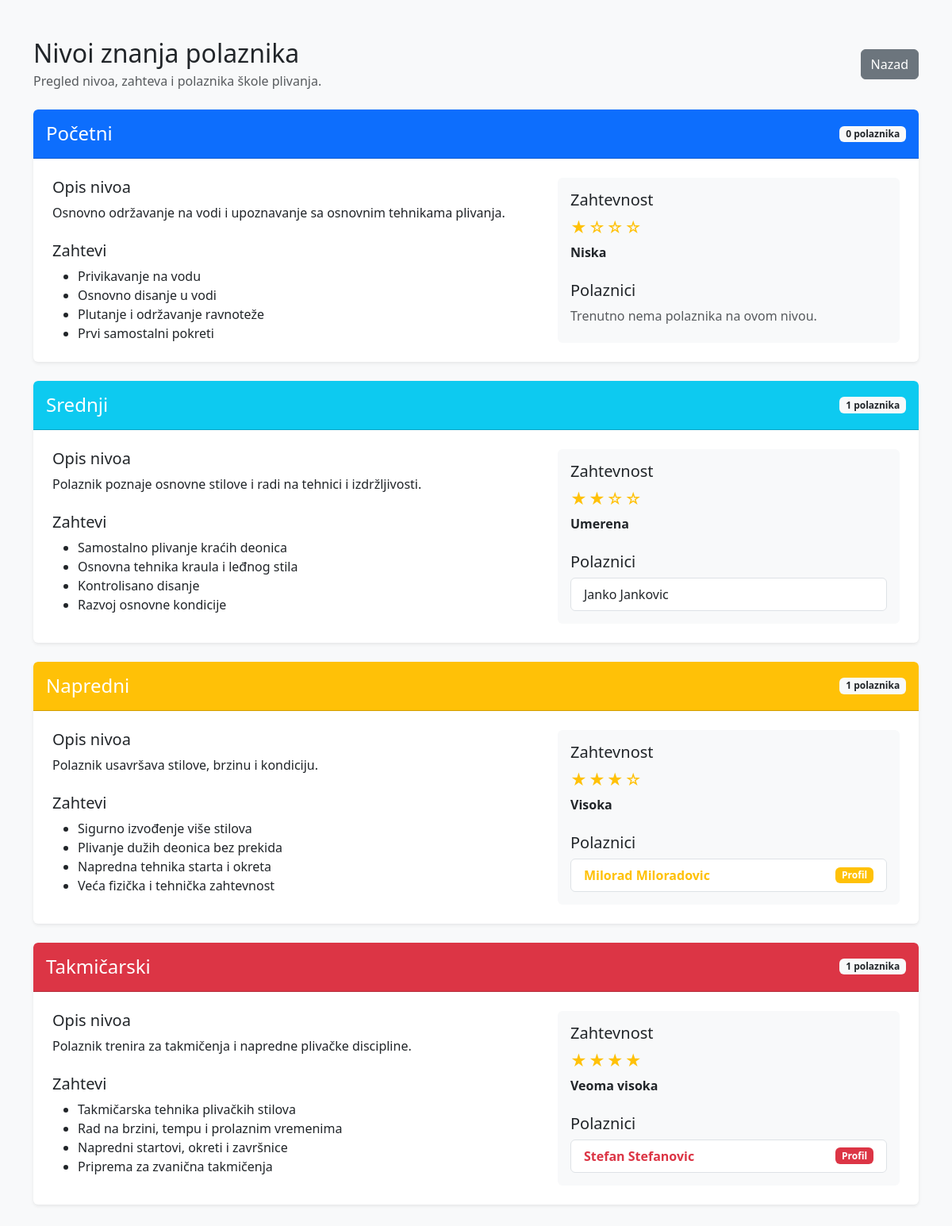
Page /plivanje_projekat/nivoi.php (signed in) on the committed database.
### tables this page shows
CREATE TABLE IF NOT EXISTS `nivoi` (
  `id` int NOT NULL AUTO_INCREMENT,
  `naziv` varchar(100) NOT NULL,
  `opis` text,
  PRIMARY KEY (`id`)
);

CREATE TABLE IF NOT EXISTS `polaznici` (
  `id` int NOT NULL AUTO_INCREMENT,
  `ime` varchar(50) NOT NULL,
  `prezime` varchar(50) NOT NULL,
  `datum_rodjenja` date DEFAULT NULL,
  `telefon` varchar(30) DEFAULT NULL,
  `email` varchar(100) DEFAULT NULL,
  `nivo_id` int DEFAULT NULL,
  PRIMARY KEY (`id`),
  KEY `nivo_id` (`nivo_id`)
);

### plivanje_projekat/classes/BaseModel.php (called while the page is built, shortened)
<?php
require_once __DIR__ . '/../config/Database.php';
class BaseModel
{
    public function __construct()
    {
        $database = new Database();
        $this->connection = $database->connect();
    }
}

### plivanje_projekat/config/Database.php (called while the page is built)
<?php
class Database
{
    private string $host = 'localhost';
    private string $databaseName = 'plivanje_db';
    private string $username = 'root';
    private string $password = '';
    private ?PDO $connection = null;
    public function connect(): PDO
    {
        if ($this->connection === null) {
            try {
                $dsn = "mysql:host={$this->host};dbname={$this->databaseName};charset=utf8mb4";
                $this->connection = new PDO(
                    $dsn,
                    $this->username,
                    $this->password
                );
                $this->connection->setAttribute(
                    PDO::ATTR_ERRMODE,
                    PDO::ERRMODE_EXCEPTION
                );
                $this->connection->setAttribute(
                    PDO::ATTR_DEFAULT_FETCH_MODE,
                    PDO::FETCH_ASSOC
                );
            } catch (PDOException $exception) {
                die('Greška pri povezivanju sa bazom: ' . $exception->getMessage());
            }
        }
        return $this->connection;
    }
}

### plivanje_projekat/classes/Nivo.php (called while the page is built)
<?php
require_once __DIR__ . '/BaseModel.php';
class Nivo extends BaseModel
{
    public function read(): array
    {
        $sql = "SELECT * FROM nivoi ORDER BY id ASC";
        $stmt = $this->connection->query($sql);
        return $stmt->fetchAll();
    }
}

### plivanje_projekat/classes/Polaznik.php (called while the page is built, shortened)
<?php
require_once __DIR__ . '/BaseModel.php';
class Polaznik extends BaseModel implements CrudInterface
{
    public function read(): array
    {
        $sql = "SELECT polaznici.*, nivoi.naziv AS naziv_nivoa
                FROM polaznici
                LEFT JOIN nivoi ON polaznici.nivo_id = nivoi.id
                ORDER BY polaznici.id DESC";
        $stmt = $this->connection->query($sql);
        return $stmt->fetchAll();
    }
}

### plivanje_projekat/nivoi.php (the view, shortened to what this page needs)
<?php
require_once __DIR__ . '/classes/Nivo.php';
require_once __DIR__ . '/classes/Polaznik.php';
$nivoModel = new Nivo();
$polaznikModel = new Polaznik();
$nivoi = $nivoModel->read();
$polaznici = $polaznikModel->read();
$opisiNivoa = [
    'početni' => [
        'opis' => 'Nivo namenjen neplivačima i polaznicima koji tek stiču sigurnost u vodi. Fokus je na pravilnom disanju, plutanju, osnovnim pokretima nogu i samostalnom kretanju kroz vodu.',
        'zahtevnost' => 'Niska',
        'zvezdice' => '★☆☆☆',
        'uslovi' => [
            'Privikavanje na vodu',
            'Osnovno disanje u vodi',
            'Plutanje i održavanje ravnoteže',
            'Prvi samostalni pokreti'
        ]
    ],
    'srednji' => [
        'opis' => 'Nivo za polaznike koji se samostalno održavaju u vodi i poznaju osnovne elemente plivanja. Radi se na pravilnijoj tehnici, povezivanju pokreta i povećanju izdržljivosti.',
        'zahtevnost' => 'Umerena',
        'zvezdice' => '★★☆☆',
        'uslovi' => [
            'Samostalno plivanje kraćih deonica',
            'Osnovna tehnika kraula i leđnog stila',
            'Kontrolisano disanje',
            'Razvoj osnovne kondicije'
        ]
    ],
    'napredni' => [
        'opis' => 'Nivo za iskusne plivače koji pravilno izvode više stilova i mogu da podnesu složenije treninge. Akcenat je na tehnici, brzini, izdržljivosti i individualnom napretku.',
        'zahtevnost' => 'Visoka',
        'zvezdice' => '★★★☆',
        'uslovi' => [
            'Sigurno izvođenje više stilova',
            'Plivanje dužih deonica bez prekida',
            'Napredna tehnika starta i okreta',
            'Veća fizička i tehnička zahtevnost'
        ]
    ],
    'takmičarski' => [
        'opis' => 'Najviši nivo namenjen plivačima koji se pripremaju za takmičenja. Treninzi obuhvataju precizno planiranje opterećenja, merenje rezultata, taktičku pripremu i usavršavanje tehnike.',
        'zahtevnost' => 'Veoma visoka',
        'zvezdice' => '★★★★',
        'uslovi' => [
            'Takmičarska tehnika plivačkih stilova',
            'Rad na brzini, tempu i prolaznim vremenima',
            'Napredni startovi, okreti i završnice',
            'Priprema za zvanična takmičenja'
        ]
    ]
];
$bojeNivoa = [
    'početni' => 'primary',
    'srednji' => 'info',
    'napredni' => 'warning',
    'takmičarski' => 'danger'
];
?>
<!DOCTYPE html>
<html lang="sr">
<head>
    <link
        href="https://cdn.jsdelivr.net/npm/bootstrap@5.3.3/dist/css/bootstrap.min.css"
        rel="stylesheet"
    >
</head>
<body class="bg-light">
<div class="container py-5">
    <div class="d-flex justify-content-between align-items-center mb-4">
        <div>
            <h1 class="h2 mb-1">
                Nivoi znanja polaznika
            </h1>
            <p class="text-muted mb-0">
                Pregled nivoa, zahteva i polaznika škole plivanja.
            </p>
        </div>
        <a
            href="dashboard.php"
            class="btn btn-secondary"
        >
            Nazad
        </a>
    </div>
    <div class="d-flex flex-column gap-4">
        <?php foreach ($nivoi as $nivo): ?>
            <?php
            $nazivNivoa = trim($nivo['naziv']);
            $kljucNivoa = mb_strtolower($nazivNivoa, 'UTF-8');
            $podaciNivoa = $opisiNivoa[$kljucNivoa] ?? [
                'opis' => $nivo['opis']
                    ?? 'Opis ovog nivoa još nije unet.',
                'zahtevnost' => 'Nije određena',
                'zvezdice' => '☆☆☆☆',
                'uslovi' => []
            ];
            if (
                !empty($nivo['opis'])
                && trim($nivo['opis']) !== ''
            ) {
                $podaciNivoa['opis'] = $nivo['opis'];
            }
            $boja = $bojeNivoa[$kljucNivoa] ?? 'secondary';
            $polazniciNivoa = array_filter(
                $polaznici,
                static function (array $polaznik) use ($nivo): bool {
                    return (int) ($polaznik['nivo_id'] ?? 0)
                        === (int) $nivo['id'];
                }
            );
            $imeJeKlikabilno = in_array(
                $kljucNivoa,
                ['napredni', 'takmičarski'],
                true
            );
            ?>
            <div class="card shadow-sm level-card">
                <div class="card-header bg-<?= $boja ?> level-header p-3">
                    <div class="d-flex justify-content-between align-items-center">
                        <h2 class="h4 mb-0">
                            <?= htmlspecialchars($nazivNivoa) ?>
                        </h2>
                        <span class="badge bg-light text-dark">
                            <?= count($polazniciNivoa) ?>
                            polaznika
                        </span>
                    </div>
                </div>
                <div class="card-body p-4">
                    <div class="row g-4">
                        <div class="col-lg-7">
                            <h3 class="h5">
                                Opis nivoa
                            </h3>
                            <p>
                                <?= nl2br(
                                    htmlspecialchars(
                                        $podaciNivoa['opis']
                                    )
                                ) ?>
                            </p>
                            <h3 class="h5 mt-4">
                                Zahtevi
                            </h3>
                            <?php if (!empty($podaciNivoa['uslovi'])): ?>
                                <ul class="mb-0">
                                    <?php foreach (
                                        $podaciNivoa['uslovi'] as $uslov
                                    ): ?>
                                        <li>
                                            <?= htmlspecialchars($uslov) ?>
                                        </li>
                                    <?php endforeach; ?>
                                </ul>
                            <?php else: ?>
                                <p class="text-muted mb-0">
                                    Zahtevi za ovaj nivo još nisu uneti.
                                </p>
                            <?php endif; ?>
                        </div>
                        <div class="col-lg-5">
                            <div class="bg-light rounded p-3 h-100">
                                <h3 class="h5">
                                    Zahtevnost
                                </h3>
                                <div class="difficulty-stars text-warning mb-1">
                                    <?= htmlspecialchars(
                                        $podaciNivoa['zvezdice']
                                    ) ?>
                                </div>
                                <p class="fw-bold mb-4">
                                    <?= htmlspecialchars(
                                        $podaciNivoa['zahtevnost']
                                    ) ?>
                                </p>
                                <h3 class="h5">
                                    Polaznici
                                </h3>
                                <?php if (empty($polazniciNivoa)): ?>
                                    <p class="text-muted mb-0">
                                        Trenutno nema polaznika na ovom nivou.
                                    </p>
                                <?php else: ?>
                                    <ul class="list-group participant-list">
                                        <?php foreach (
                                            $polazniciNivoa as $polaznik
                                        ): ?>
                                            <li
                                                class="list-group-item d-flex justify-content-between align-items-center"
                                            >
                                                <?php if ($imeJeKlikabilno): ?>
                                                    <a
                                                        href="nivoi.php?polaznik_id=<?= (int) $polaznik['id'] ?>#nagrade-polaznika"
                                                        class="participant-link text-<?= $boja ?>"
                                                    >
                                                        <?= htmlspecialchars(
                                                            $polaznik['ime']
                                                            . ' '
                                                            . $polaznik['prezime']
                                                        ) ?>
                                                    </a>
                                                    <span class="badge bg-<?= $boja ?>">
                                                        Profil
                                                    </span>
                                                <?php else: ?>
                                                    <span>
                                                        <?= htmlspecialchars(
                                                            $polaznik['ime']
                                                            . ' '
                                                            . $polaznik['prezime']
                                                        ) ?>
                                                    </span>
                                                <?php endif; ?>
                                            </li>
                                        <?php endforeach; ?>
                                    </ul>
                                <?php endif; ?>
                            </div>
                        </div>
                    </div>
                </div>
            </div>
        <?php endforeach; ?>
    </div>
</div>
</body>
</html>

### plivanje_projekat/nivoi.php (style rules this page uses)
.level-card { border: 0; overflow: hidden; }
.level-header { color: white; }
.difficulty-stars { font-size: 1.25rem; letter-spacing: 2px; }
.participant-list { margin-bottom: 0; }
.participant-link { font-weight: 700; text-decoration: none; }

### rows in the picture
nivoi: naziv "Početni", count($polazniciNivoa) "0", opis "Osnovno održavanje na vodi i upoznavanje sa osnovnim tehnikama plivanja.", uslov "Privikavanje na vodu", uslov "Osnovno disanje u vodi", uslov "Plutanje i održavanje ravnoteže", uslov "Prvi samostalni pokreti", zvezdice "★☆☆☆", zahtevnost "Niska", shows "Trenutno nema polaznika na ovom nivou."
nivoi: naziv "Srednji", count($polazniciNivoa) "1", opis "Polaznik poznaje osnovne stilove i radi na tehnici i izdržljivosti.", uslov "Samostalno plivanje kraćih deonica", uslov "Osnovna tehnika kraula i leđnog stila", uslov "Kontrolisano disanje", uslov "Razvoj osnovne kondicije", zvezdice "★★☆☆", zahtevnost "Umerena"
polaznici: ime+prezime "Janko Jankovic"
nivoi: naziv "Napredni", count($polazniciNivoa) "1", opis "Polaznik usavršava stilove, brzinu i kondiciju.", uslov "Sigurno izvođenje više stilova", uslov "Plivanje dužih deonica bez prekida", uslov "Napredna tehnika starta i okreta", uslov "Veća fizička i tehnička zahtevnost", zvezdice "★★★☆", zahtevnost "Visoka"
polaznici: ime+prezime "Milorad Miloradovic"
nivoi: naziv "Takmičarski", count($polazniciNivoa) "1", opis "Polaznik trenira za takmičenja i napredne plivačke discipline.", uslov "Takmičarska tehnika plivačkih stilova", uslov "Rad na brzini, tempu i prolaznim vremenima", uslov "Napredni startovi, okreti i završnice", uslov "Priprema za zvanična takmičenja", zvezdice "★★★★", zahtevnost "Veoma visoka"
polaznici: ime+prezime "Stefan Stefanovic"
